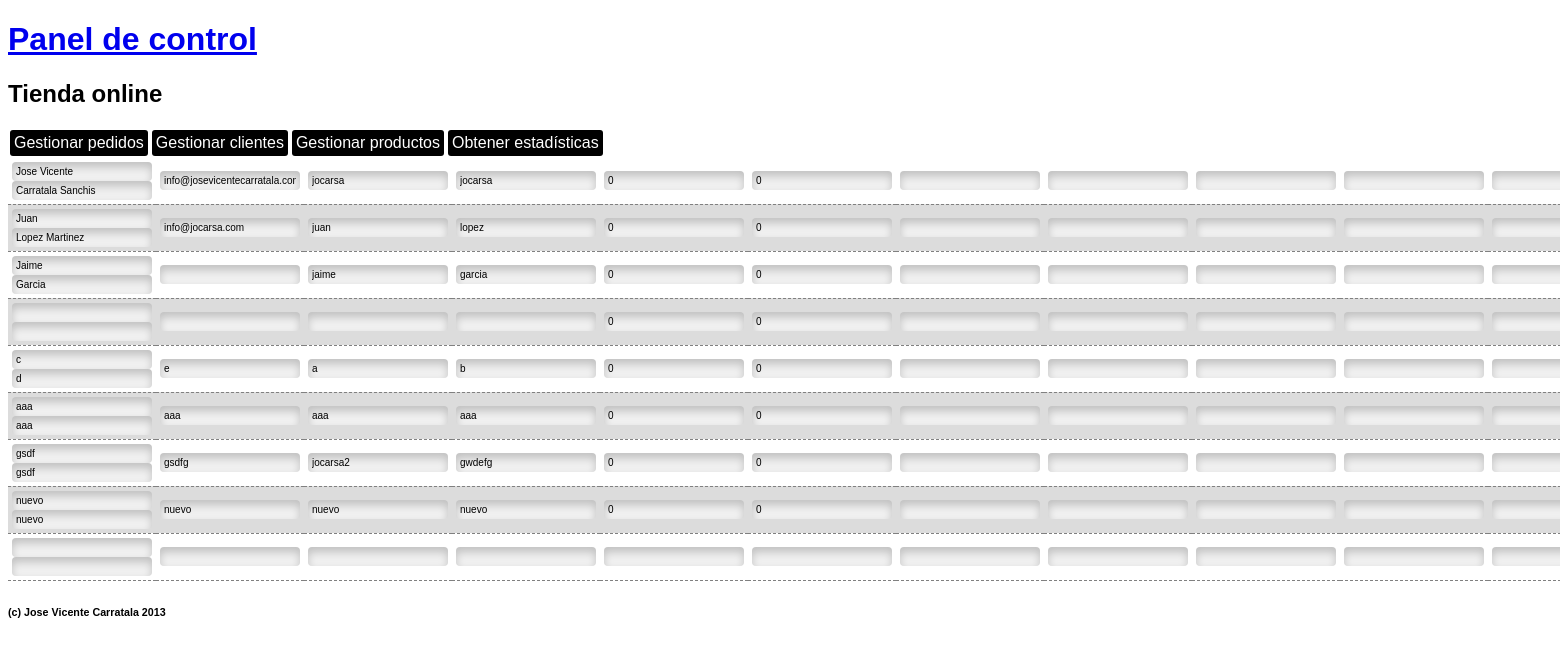
Screenshot of /admin/clientes.php with the database file from the repository.
### tables this page shows
CREATE TABLE IF NOT EXISTS `clientes` (
  `id` int(100) NOT NULL AUTO_INCREMENT,
  `nombre` varchar(255) DEFAULT NULL,
  `apellidos` varchar(255) DEFAULT NULL,
  `email` varchar(255) DEFAULT NULL,
  `usuario` varchar(255) DEFAULT NULL,
  `contrasena` varchar(255) DEFAULT NULL,
  `telefono` int(12) DEFAULT NULL,
  `movil` int(12) DEFAULT NULL,
  `fax` varchar(12) DEFAULT NULL,
  `direccioncalle` varchar(255) DEFAULT NULL,
  `codigopostal` varchar(255) DEFAULT NULL,
  `poblacion` varchar(255) DEFAULT NULL,
  `pais` varchar(255) DEFAULT NULL,
  `dninif` varchar(255) DEFAULT NULL,
  PRIMARY KEY (`id`)
);

### admin/clientes.php (the view, shortened to what this page needs)
<?php include "cabecera.inc";?>
<?php include "../php/config.inc" ?>
<table>
<?php
$contador = 0;
$conexion = mysqli_connect($servidor,$usuario,$contrasena,$basededatos);
mysqli_set_charset($conexion, "utf8");
$peticion = "SELECT * FROM clientes ";
$resultado = mysqli_query($conexion, $peticion);
while($fila = mysqli_fetch_array($resultado)) {
	echo '<tr';
	if($contador == 1){echo " class='sombreado' ";}
	echo'>';
	echo'
	<form action="actualizarcliente.php?id='.$fila['id'].'" method="POST">
	<td><input type="text" name="nombre" value="'.$fila['nombre'].'"><input type="text" name="apellidos" value="'.$fila['apellidos'].'"></td>
	<td><input type="text" name="email" value="'.$fila['email'].'"></td>
	<td><input type="text" name="usuario" value="'.$fila['usuario'].'"></td>
	<td><input type="text" name="contrasena" value="'.$fila['contrasena'].'"></td>
	<td><input type="text" name="telefono" value="'.$fila['telefono'].'"></td>
	<td><input type="text" name="movil" value="'.$fila['movil'].'"></td>
	<td><input type="text" name="fax" value="'.$fila['fax'].'"></td>
	<td><input type="text" name="direccioncalle" value="'.$fila['direccioncalle'].'"></td>
	<td><input type="text" name="codigopostal" value="'.$fila['codigopostal'].'"></td>
	<td><input type="text" name="poblacion" value="'.$fila['poblacion'].'"></td>
	<td><input type="text" name="pais" value="'.$fila['pais'].'"></td>
	<td><input type="text" name="dninif" value="'.$fila['dninif'].'"></td>
	<td><input class="boton" type="submit" value="Actualizar"></td>
	</form>
	<td><a href="eliminarcliente.php?id='.$fila['id'].'"><button>Borrar</button></a></td>
	</tr>';
	if($contador == 0){$contador++;}else{$contador--;}
}
?>
	<tr>
		<form action="nuevocliente.php" method="POST">
			<td><input type="text" name="nombre" ><input type="text" name="apellidos"></td>
	<td><input type="text" name="email" ></td>
	<td><input type="text" name="usuario" ></td>
	<td><input type="text" name="contrasena" ></td>
	<td><input type="text" name="telefono"></td>
	<td><input type="text" name="movil" ></td>
	<td><input type="text" name="fax"></td>
	<td><input type="text" name="direccioncalle" ></td>
	<td><input type="text" name="codigopostal"></td>
	<td><input type="text" name="poblacion"></td>
	<td><input type="text" name="pais"></td>
		</form>
	</tr>
</table>
<?php include "piedepagina.inc";?>

### admin/estiloadmin.css (style rules this page uses)
body { font-family:arial; }
table { border-collapse:collapse; font-size:10px; }
td { padding:4px; }
tr { border-bottom:1px dashed grey; }
input { border:0px; box-shadow:0px 5px 8px rgba(0,0,0,0.2) inset; padding:4px; background:rgb(240,240,240); border-radius:4px; font-size:10px; }
.sombreado { background:rgb(220,220,220); }

### rows the page displays
clientes: nombre "Jose Vicente", apellidos "Carratala Sanchis", email "info@josevicentecarratala.com", usuario "jocarsa", contrasena "jocarsa", telefono "0", movil "0"
clientes: nombre "Juan", apellidos "Lopez Martinez", email "info@jocarsa.com", usuario "juan", contrasena "lopez", telefono "0", movil "0"
clientes: nombre "Jaime", apellidos "Garcia", usuario "jaime", contrasena "garcia", telefono "0", movil "0"
clientes: telefono "0", movil "0"
clientes: nombre "c", apellidos "d", email "e", usuario "a", contrasena "b", telefono "0", movil "0"
clientes: nombre "aaa", apellidos "aaa", email "aaa", usuario "aaa", contrasena "aaa", telefono "0", movil "0"
clientes: nombre "gsdf", apellidos "gsdf", email "gsdfg", usuario "jocarsa2", contrasena "gwdefg", telefono "0", movil "0"
clientes: nombre "nuevo", apellidos "nuevo", email "nuevo", usuario "nuevo", contrasena "nuevo", telefono "0", movil "0"
